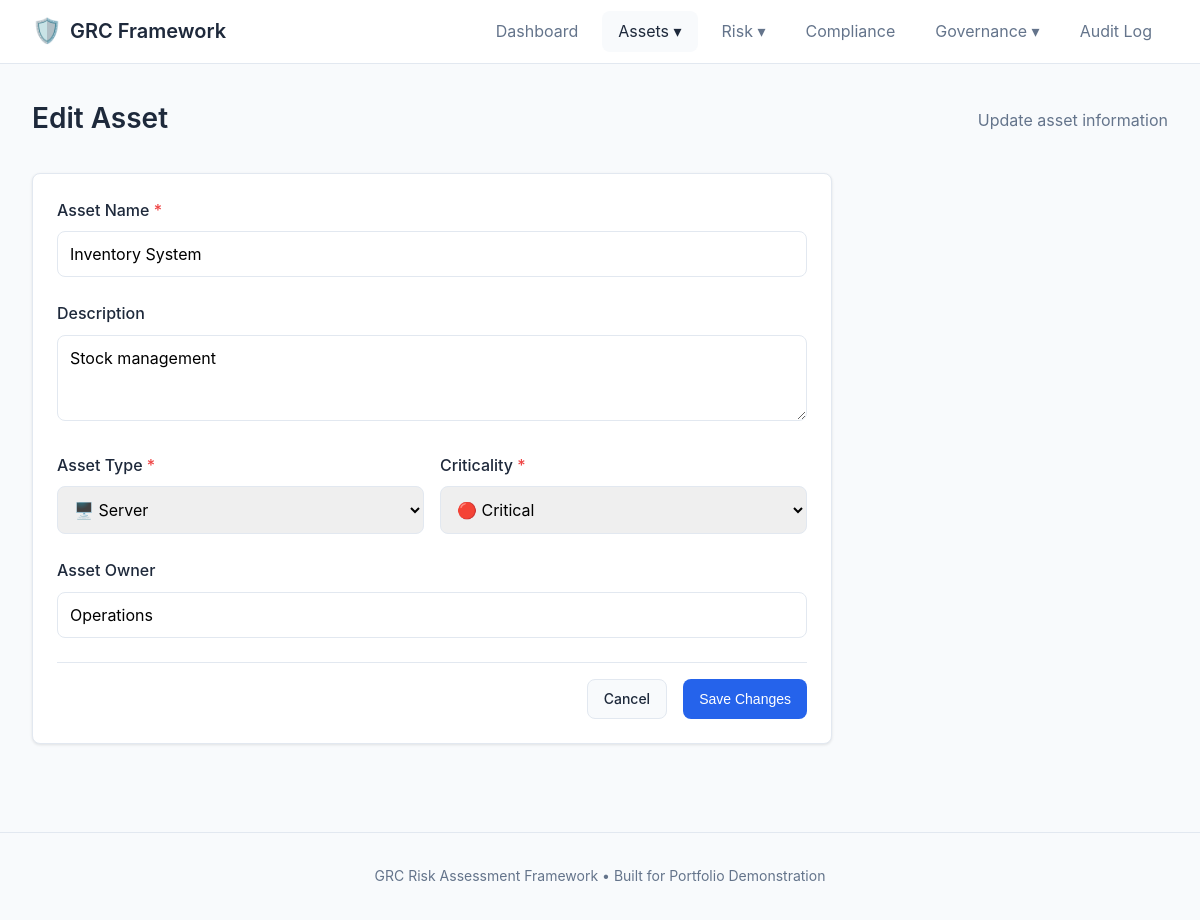
The app's page /asset/edit/5, older data.
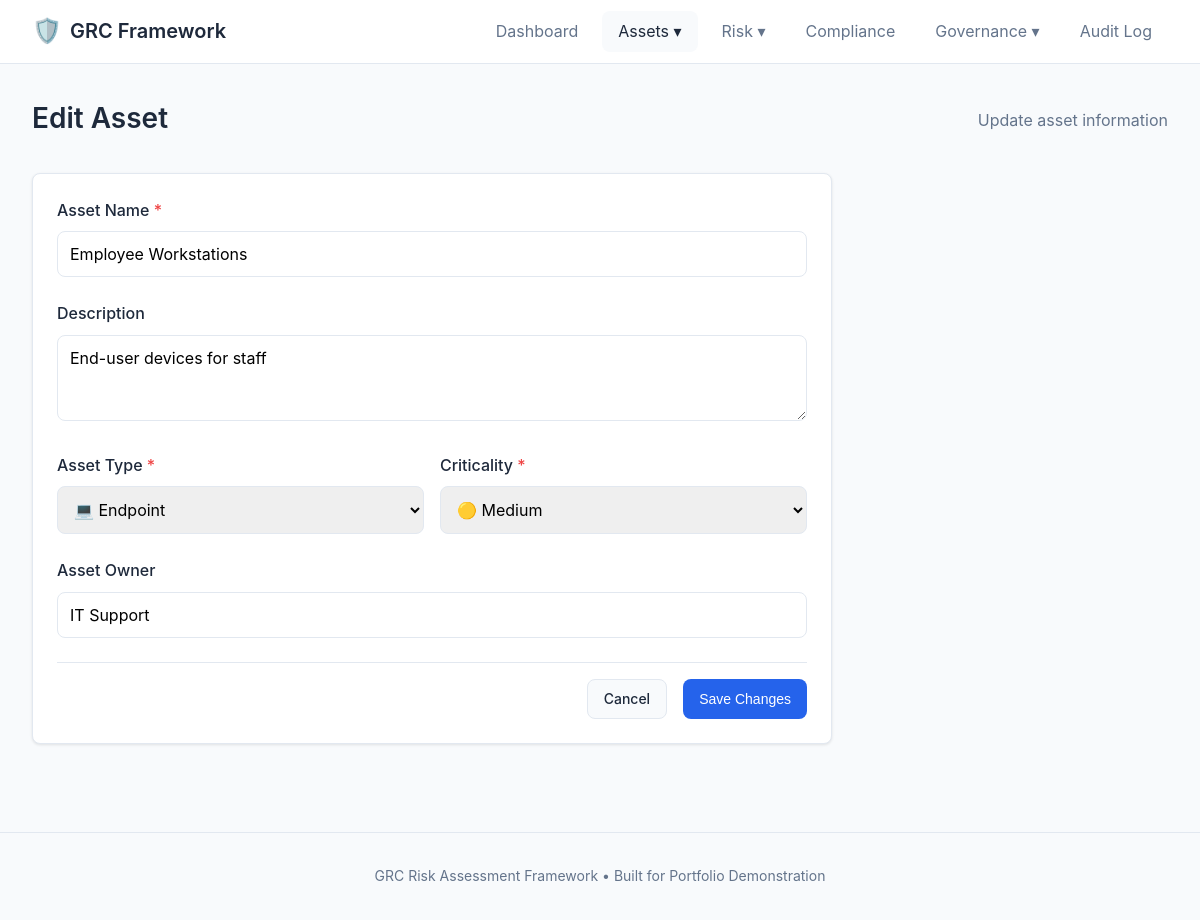
The same page, newer data.
### app.py (models this page shows)
class Asset(db.Model):
    id = db.Column(db.Integer, primary_key=True)
    name = db.Column(db.String(100), nullable=False)
    description = db.Column(db.Text)
    asset_type = db.Column(db.String(50))  # Server, Database, Application, Network, Endpoint
    criticality = db.Column(db.String(20))  # Critical, High, Medium, Low
    owner = db.Column(db.String(100))
    created_at = db.Column(db.DateTime, default=datetime.utcnow)
    assessments = db.relationship('RiskAssessment', backref='asset', lazy=True, cascade='all, delete-orphan')

### app.py (the view, shortened to what this page needs)
@app.route('/asset/edit/<int:id>', methods=['GET', 'POST'])
def edit_asset(id):
    asset = Asset.query.get_or_404(id)
    return render_template('edit_asset.html', asset=asset)

### templates/edit_asset.html (shortened to what this page needs)
{% extends 'base.html' %}
{% block content %}
<div class="page-header">
    <h1>Edit Asset</h1>
    <p class="subtitle">Update asset information</p>
</div>
<div class="card form-card">
    <div class="card-body">
        <form method="POST" action="{{ url_for('edit_asset', id=asset.id) }}">
            <div class="form-group">
                <label for="name">Asset Name <span class="required">*</span></label>
                <input type="text" id="name" name="name" required value="{{ asset.name }}">
            </div>
            <div class="form-group">
                <label for="description">Description</label>
                <textarea id="description" name="description" rows="3">{{ asset.description or '' }}</textarea>
            </div>
            <div class="form-row">
                <div class="form-group">
                    <label for="asset_type">Asset Type <span class="required">*</span></label>
                    <select id="asset_type" name="asset_type" required>
                        <option value="Server" {% if asset.asset_type == 'Server' %}selected{% endif %}>🖥️ Server</option>
                        <option value="Endpoint" {% if asset.asset_type == 'Endpoint' %}selected{% endif %}>💻 Endpoint</option>
                    </select>
                </div>
                <div class="form-group">
                    <label for="criticality">Criticality <span class="required">*</span></label>
                    <select id="criticality" name="criticality" required>
                        <option value="Critical" {% if asset.criticality == 'Critical' %}selected{% endif %}>🔴 Critical</option>
                        <option value="Medium" {% if asset.criticality == 'Medium' %}selected{% endif %}>🟡 Medium</option>
                    </select>
                </div>
            </div>
            <div class="form-group">
                <label for="owner">Asset Owner</label>
                <input type="text" id="owner" name="owner" value="{{ asset.owner or '' }}">
            </div>
            <div class="form-actions">
                <a href="{{ url_for('assets') }}" class="btn btn-secondary">Cancel</a>
                <button type="submit" class="btn btn-primary">Save Changes</button>
            </div>
        </form>
    </div>
</div>
{% endblock %}

Row changes from the older to the newer data that the page shows:
changed Asset: name "Inventory System" → "Employee Workstations"; description "Stock management" → "End-user devices for staff"; asset_type (not shown) → "💻 Endpoint"; criticality (not shown) → "🟡 Medium"; owner "Operations" → "IT Support"
Text that changed along with them:
form field asset_type: "🖥️ Server" → (not shown)
form field criticality: "🔴 Critical" → (not shown)
